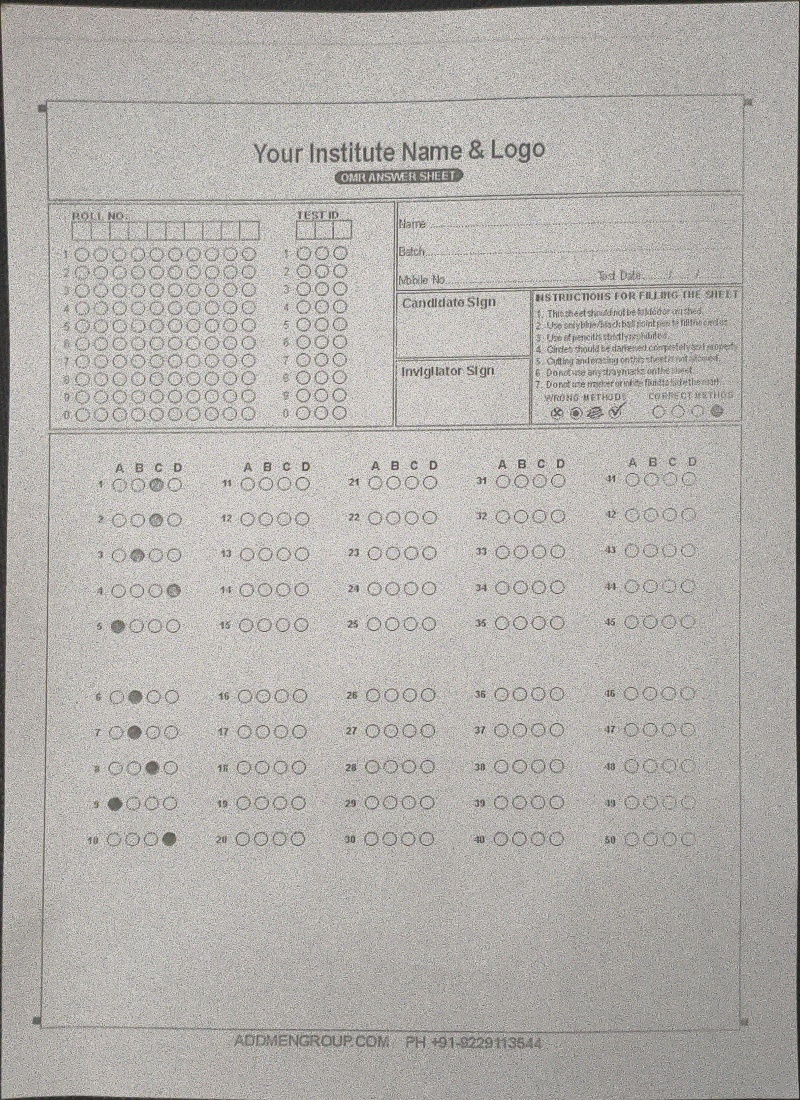
#> input picture backend/corrected_output.jpg, 800 x 1100 px
$ python perspective.py ../backend/corrected_output.jpg out.png
#> lines starting #> are read from the running program, lines starting #| are printed output that depends on the picture; after the words box and inside, x2 and y2 are one past the last pixel; in counts of white or black regions, pixels touching at a corner belong together
"""
Perspective Correction Module
Kağıt perspektifini düzeltme ve görüntüyü normalize etme
"""

import cv2
import numpy as np
from pathlib import Path
import config


def order_points(pts):
    """
    Dört köşe noktasını sırala: sol-üst, sağ-üst, sağ-alt, sol-alt

    Args:
        pts: 4x2 numpy array (4 nokta, her biri x,y)

    Returns:
        Sıralı 4x2 numpy array
    """
    rect = np.zeros((4, 2), dtype="float32")

    # Sol-üst: x+y toplamı en küçük
    # Sağ-alt: x+y toplamı en büyük
    s = pts.sum(axis=1)
    rect[0] = pts[np.argmin(s)]  # Sol-üst
    rect[2] = pts[np.argmax(s)]  # Sağ-alt

    # Sağ-üst: y-x farkı en küçük (x büyük, y küçük)
    # Sol-alt: y-x farkı en büyük (x küçük, y büyük)
    diff = np.diff(pts, axis=1)
    rect[1] = pts[np.argmin(diff)]  # Sağ-üst
    rect[3] = pts[np.argmax(diff)]  # Sol-alt

    return rect


def find_paper_contour(image, debug_dir=None):
    """
    Görüntüde kağıt sınırlarını bul

    Args:
        image: BGR formatında görüntü
        debug_dir: Debug görüntüleri için klasör (opsiyonel)

    Returns:
        4 köşe noktası (4x2 array) veya None
    """
    # Gri tonlamaya çevir
    gray = cv2.cvtColor(image, cv2.COLOR_BGR2GRAY)

    # Gaussian blur ile gürültü azalt
    blurred = cv2.GaussianBlur(gray, config.PERSPECTIVE["blur_kernel"], 0)

    # Canny kenar algılama
    edges = cv2.Canny(
        blurred,
        config.PERSPECTIVE["canny_low"],
        config.PERSPECTIVE["canny_high"]
    )

    # Kenarları genişlet (daha iyi contour tespiti için)
    kernel = np.ones((3, 3), np.uint8)
    edges = cv2.dilate(edges, kernel, iterations=2)

    if debug_dir:
        cv2.imwrite(str(debug_dir / "01_gray.jpg"), gray)
        cv2.imwrite(str(debug_dir / "02_blurred.jpg"), blurred)
        cv2.imwrite(str(debug_dir / "03_edges.jpg"), edges)

    # Contour'ları bul
    contours, _ = cv2.findContours(
        edges.copy(),
        cv2.RETR_EXTERNAL,
        cv2.CHAIN_APPROX_SIMPLE
    )

    if not contours:
        return None

    # En büyük contour'u al (muhtemelen kağıt)
    contours = sorted(contours, key=cv2.contourArea, reverse=True)

    # Debug: en büyük 5 contour'u çiz
    if debug_dir:
        debug_img = image.copy()
        for i, cnt in enumerate(contours[:5]):
            color = [(0, 255, 0), (255, 0, 0), (0, 0, 255), (255, 255, 0), (0, 255, 255)][i]
            cv2.drawContours(debug_img, [cnt], -1, color, 2)
        cv2.imwrite(str(debug_dir / "04_top_contours.jpg"), debug_img)

    # Dörtgen şekil ara - farklı approximation faktörleri dene
    approx_factors = [0.02, 0.03, 0.04, 0.05, 0.01]

    for contour in contours[:5]:
        area = cv2.contourArea(contour)
        image_area = image.shape[0] * image.shape[1]

        # Yeterince büyük değilse atla
        if area < image_area * 0.1:
            continue

        # Farklı approximation faktörlerini dene
        for factor in approx_factors:
            peri = cv2.arcLength(contour, True)
            approx = cv2.approxPolyDP(contour, factor * peri, True)

            if len(approx) == 4:
                if debug_dir:
                    debug_img = image.copy()
                    cv2.drawContours(debug_img, [approx], -1, (0, 255, 0), 3)
                    for i, pt in enumerate(approx):
                        cv2.circle(debug_img, tuple(pt[0]), 10, (0, 0, 255), -1)
                        cv2.putText(debug_img, str(i), tuple(pt[0] + [10, 10]),
                                   cv2.FONT_HERSHEY_SIMPLEX, 1, (255, 0, 0), 2)
                    cv2.imwrite(str(debug_dir / "05_detected_paper.jpg"), debug_img)

                return approx.reshape(4, 2)

        # Approximation başarısız olduysa, convex hull dene ve köşeleri bul
        hull = cv2.convexHull(contour)

        # Hull'dan 4 köşeyi bul (en uzak noktalar)
        corners = find_four_corners_from_hull(hull, image.shape)
        if corners is not None:
            if debug_dir:
                debug_img = image.copy()
                cv2.drawContours(debug_img, [hull], -1, (255, 0, 255), 2)
                for i, pt in enumerate(corners):
                    cv2.circle(debug_img, (int(pt[0]), int(pt[1])), 10, (0, 255, 0), -1)
                cv2.imwrite(str(debug_dir / "05_detected_paper.jpg"), debug_img)
            return corners

    return None


def find_four_corners_from_hull(hull, image_shape):
    """
    Convex hull'dan 4 köşeyi bul
    """
    if len(hull) < 4:
        return None

    # Hull noktalarını düzleştir
    points = hull.reshape(-1, 2)

    # Görüntü köşelerine en yakın noktaları bul
    height, width = image_shape[:2]
    target_corners = np.array([
        [0, 0],           # Sol-üst
        [width, 0],       # Sağ-üst
        [width, height],  # Sağ-alt
        [0, height]       # Sol-alt
    ])

    corners = []
    for target in target_corners:
        distances = np.sqrt(np.sum((points - target) ** 2, axis=1))
        closest_idx = np.argmin(distances)
        corners.append(points[closest_idx])

    return np.array(corners, dtype="float32")


def warp_perspective(image, corners, debug_dir=None):
    """
    Perspektif dönüşümü uygula

    Args:
        image: BGR formatında görüntü
        corners: 4 köşe noktası (4x2 array)
        debug_dir: Debug klasörü

    Returns:
        Düzeltilmiş görüntü
    """
    # Köşeleri sırala
    rect = order_points(corners.astype("float32"))

    if debug_dir:
        debug_img = image.copy()
        labels = ["TL", "TR", "BR", "BL"]
        colors = [(0, 0, 255), (0, 255, 0), (255, 0, 0), (255, 255, 0)]
        for i, (point, label, color) in enumerate(zip(rect, labels, colors)):
            x, y = int(point[0]), int(point[1])
            cv2.circle(debug_img, (x, y), 10, color, -1)
            cv2.putText(debug_img, label, (x + 15, y),
                       cv2.FONT_HERSHEY_SIMPLEX, 1, color, 2)
        cv2.imwrite(str(debug_dir / "06_ordered_corners.jpg"), debug_img)

    # Hedef noktalar
    dst = np.array([
        [0, 0],
        [config.TARGET_WIDTH - 1, 0],
        [config.TARGET_WIDTH - 1, config.TARGET_HEIGHT - 1],
        [0, config.TARGET_HEIGHT - 1]
    ], dtype="float32")

    # Perspektif dönüşüm matrisi
    M = cv2.getPerspectiveTransform(rect, dst)

    # Dönüşümü uygula
    warped = cv2.warpPerspective(
        image, M,
        (config.TARGET_WIDTH, config.TARGET_HEIGHT)
    )

    if debug_dir:
        cv2.imwrite(str(debug_dir / "07_warped.jpg"), warped)

    return warped


def correct_perspective(image_path, output_path=None, debug=False):
    """
    Ana fonksiyon: Görüntüdeki kağıdı bul ve perspektifi düzelt

    Args:
        image_path: Giriş görüntüsü yolu
        output_path: Çıkış görüntüsü yolu (opsiyonel)
        debug: Debug modunu aktif et

    Returns:
        Düzeltilmiş görüntü veya None (başarısızsa)
    """
#> called with image_path = '../backend/corrected_output.jpg', output_path = 'out.png', debug = True
    # Görüntüyü yükle
    image = cv2.imread(str(image_path))
#> image is the input picture: shape (1100, 800, 3); mean B, G, R 173, 176.7, 179.4
    if image is None:
        print(f"HATA: Görüntü yüklenemedi: {image_path}")
        return None

    # Debug klasörü
    debug_dir = None
    if debug:
        debug_dir = Path(config.DEBUG_OUTPUT_DIR)
        debug_dir.mkdir(exist_ok=True)
        cv2.imwrite(str(debug_dir / "00_original.jpg"), image)

    # Kağıt köşelerini bul
    corners = find_paper_contour(image, debug_dir)
#> in find_paper_contour, `edges = cv2.Canny( blurred, config.PERSPECTIVE["canny_low"], config.PE..`:
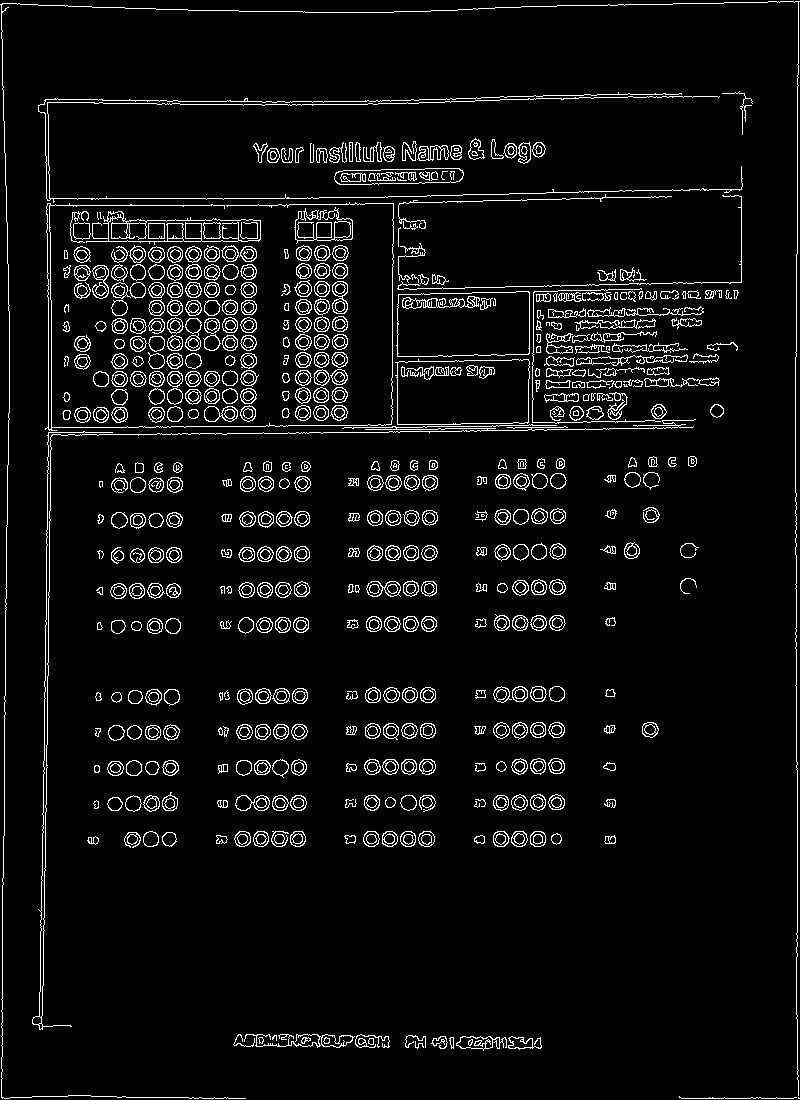
#> edges: shape (1100, 800); 5.6% white in thin lines or dots
#> in find_paper_contour, `edges = cv2.dilate(edges, kernel, iterations=2)`:
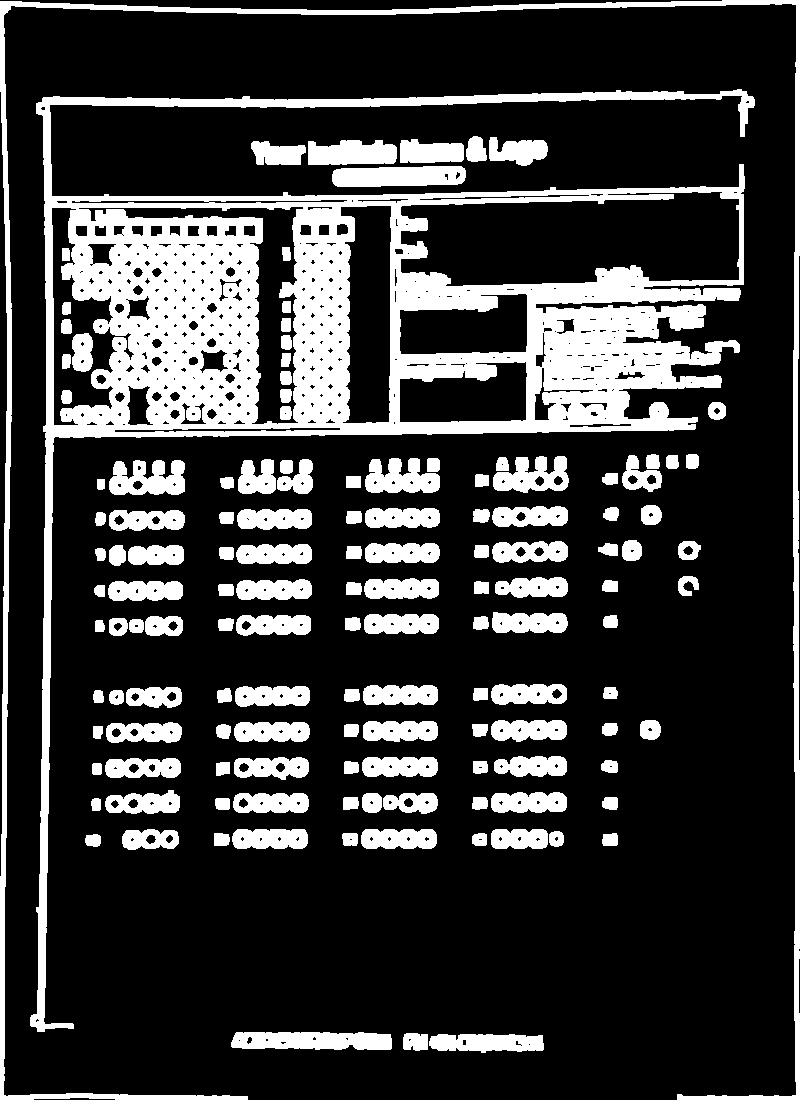
#> edges: shape (1100, 800); 22.6% white; 135 white regions
#> in find_paper_contour, `contours, _ = cv2.findContours( edges.copy(), cv2.RETR_EXTERNAL, cv2.C..`: contours = 121 contours; largest, box (x1, y1, x2, y2) and area: (30, 89, 755, 1032) 168503, (0, 0, 800, 1100) 13584, (231, 1032, 392, 1050) 2432, (332, 166, 466, 187) 2349, (109, 460, 185, 495) 1913
#> the loop in find_paper_contour, `for i, cnt in enumerate(contours[:5]):` made 5 passes
#> color on passes 1 to 5: (0, 255, 0), (255, 0, 0), (0, 0, 255), (255, 255, 0), (0, 255, 255)
#> after the loop in find_paper_contour, `for i, cnt in enumerate(contours[:5]):`:
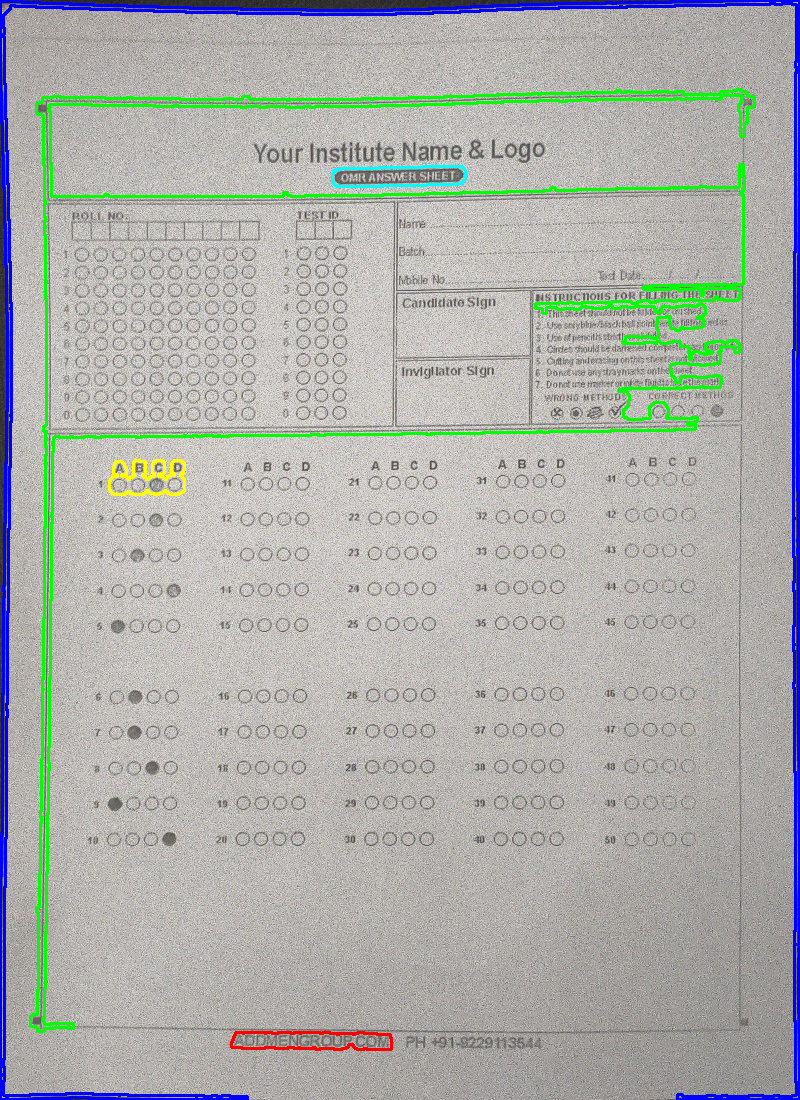
#> debug_img: shape (1100, 800, 3); 4.69% of pixels changed, all inside (x1, y1, x2, y2) = (0, 0, 800, 1100)
#> the loop in find_paper_contour, `for contour in contours[:5]:` made 1 pass
#> (area, image_area, height in find_four_corners_from_hull, width in find_four_corners_from_hull, target_corners in find_four_corners_from_hull, corners) on pass 1: (168503, 880000, 1100, 800, [[0, 0], [800, 0], [800, 1100], [0, 1100]], [[43, 97], [746, 91], [694, 429], [37, 1031]])
#> corners = [[43, 97], [746, 91], [694, 429], [37, 1031]]

    if corners is None:
        print("UYARI: Kağıt köşeleri bulunamadı, orijinal görüntü döndürülüyor")
        # Fallback: görüntüyü sadece resize et
        warped = cv2.resize(image, (config.TARGET_WIDTH, config.TARGET_HEIGHT))
    else:
        # Perspektif düzeltme uygula
        warped = warp_perspective(image, corners, debug_dir)
#> in order_points, `s = pts.sum(axis=1)`: s = [140, 837, 1123, 1068]
#> in order_points, `diff = np.diff(pts, axis=1)`: diff = [54, -655, -265, 994]
#> in warp_perspective, `rect = order_points(corners.astype("float32"))`: rect = [[43, 97], [746, 91], [694, 429], [37, 1031]]
#> the loop in warp_perspective, `for i, (point, label, color) in enumerate(zip(rect, labels, colors)):` made 4 passes
#> (label, color, x, y) on passes 1 to 4: ('TL', (0, 0, 255), 43, 97), ('TR', (0, 255, 0), 746, 91), ('BR', (255, 0, 0), 694, 429), ('BL', (255, 255, 0), 37, 1031)
#> after the loop in warp_perspective, `for i, (point, label, color) in enumerate(zip(rect, labels, colors)):`:
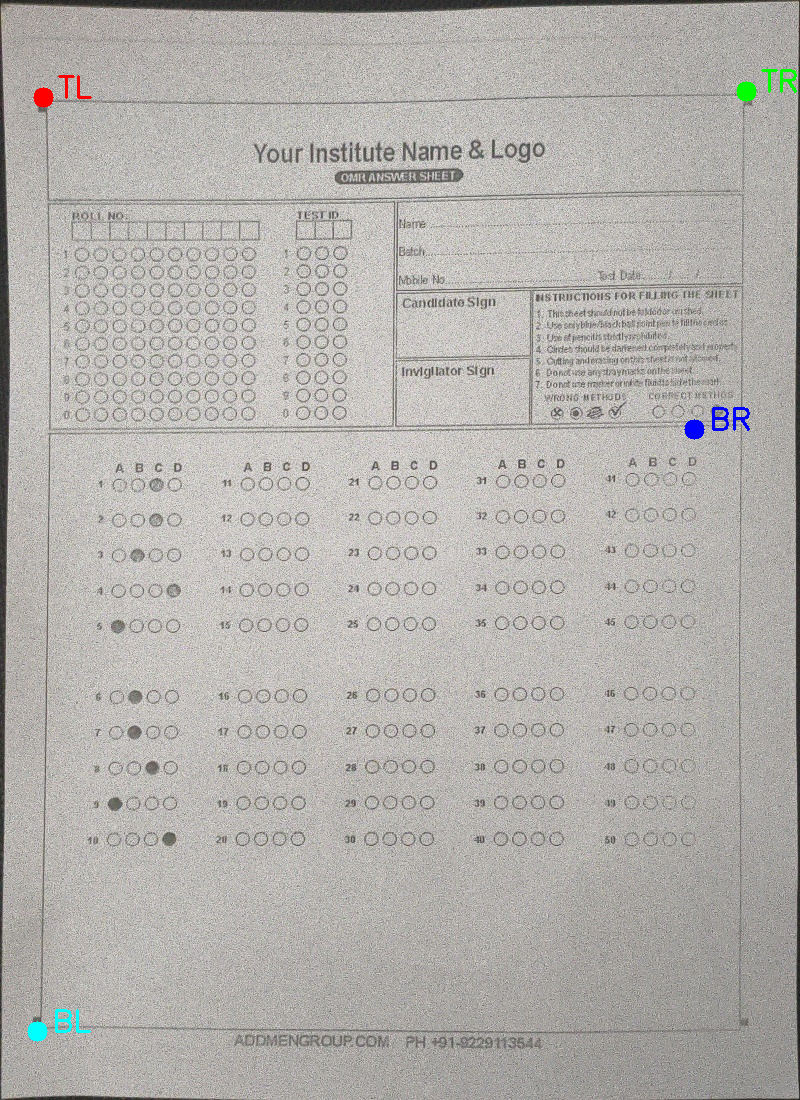
#> debug_img: shape (1100, 800, 3); 0.29% of pixels changed, all inside (x1, y1, x2, y2) = (27, 69, 797, 1042)
#> in warp_perspective, `M = cv2.getPerspectiveTransform(rect, dst)`: M = [[0.334, 0.00215, -14.58], [0.00759, 0.89, -86.64], [-0.000921, -0.000203, 1]]
#> in warp_perspective, `warped = cv2.warpPerspective( image, M, (config.TARGET_WIDTH, config.T..`:
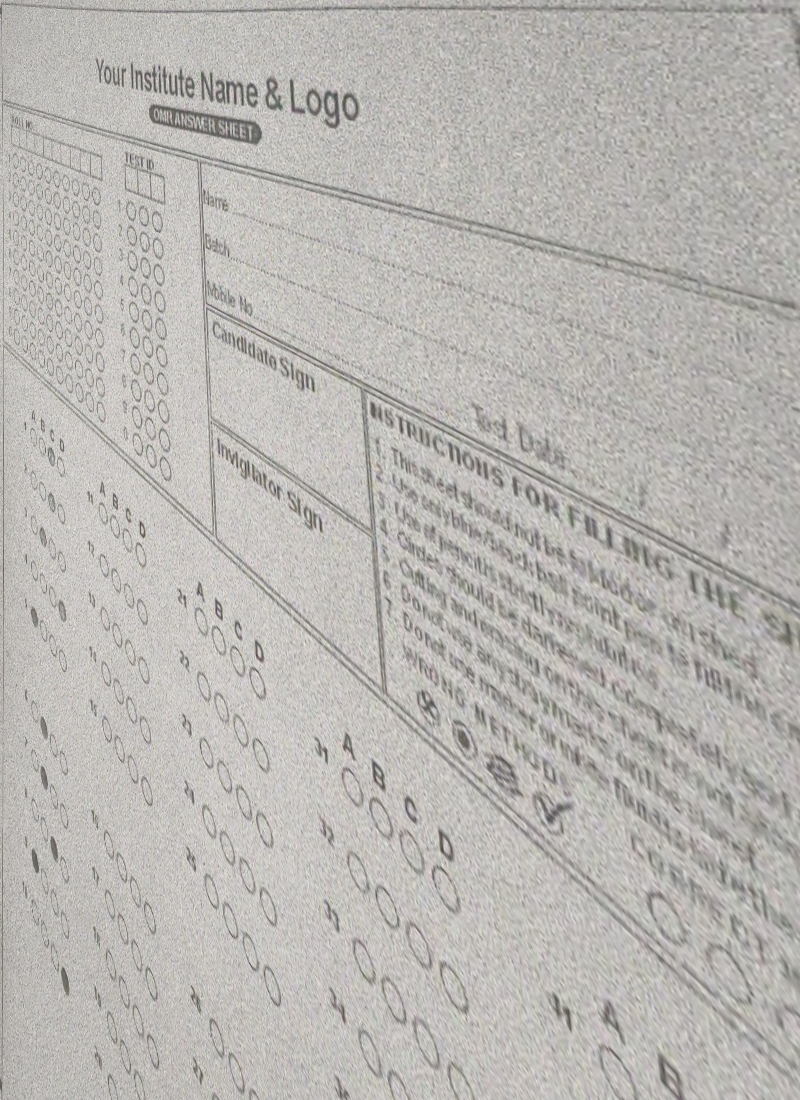
#> warped: shape (1100, 800, 3); mean B, G, R 179, 182.7, 185.4

    # Çıkış dosyasına kaydet
    if output_path:
        cv2.imwrite(str(output_path), warped)
        print(f"Düzeltilmiş görüntü kaydedildi: {output_path}")

    return warped


# Test kodu
if __name__ == "__main__":
    import sys

    if len(sys.argv) < 2:
        print("Kullanım: python perspective.py <görüntü_yolu> [çıkış_yolu]")
        sys.exit(1)

    input_path = sys.argv[1]
    output_path = sys.argv[2] if len(sys.argv) > 2 else "corrected_output.jpg"

    result = correct_perspective(input_path, output_path, debug=True)

    if result is not None:
        print("Perspektif düzeltme başarılı!")
    else:
        print("Perspektif düzeltme başarısız!")
